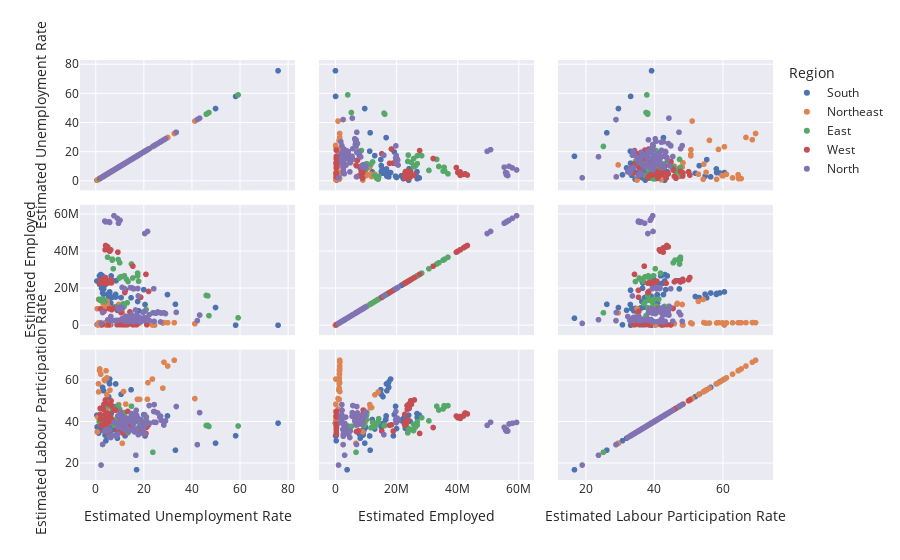

The notebook cell this image was saved under:
### Code cell
fig = px.scatter_matrix(df,template='seaborn',dimensions=['Estimated Unemployment Rate', 'Estimated Employed',
                                                          'Estimated Labour Participation Rate'],color='Region')
fig.show()
